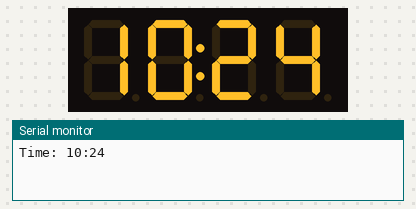
A sketch run on a simulated ESP8266 (NodeMCU). Parts: 4-digit seven-segment display, the last lines printed to the serial monitor. The local clock reads 2024-03-15 10:24:30 at power-on unless the sketch sets it.

Above: at 0.1 s.
At 64.5 s:
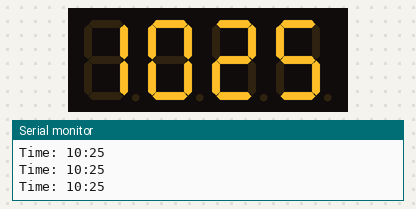
At 128.8 s:
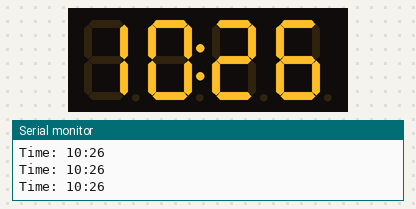

The sketch:

rtc_display.ino
```cpp
#include <Wire.h>
#include <RTClib.h>
#include <TM1637Display.h>

// Define RTC and 7-segment display
RTC_DS3231 rtc;
#define CLK D6  // GPIO12
#define DIO D5  // GPIO14
TM1637Display display(CLK, DIO);

bool colonState = true; // To toggle the colon

void setup() {
    Serial.begin(115200);
    Wire.begin(D2, D1); // ESP8266 I2C (SDA = D2, SCL = D1)

    if (!rtc.begin()) {
        Serial.println("Couldn't find RTC");
        while (1);
    }

    // Check if RTC lost power, then set time from the system
    if (rtc.lostPower()) {
        Serial.println("RTC lost power, setting time...");
        rtc.adjust(DateTime(F(__DATE__), F(__TIME__))); // Set time to compile time
    }

    // Initialize TM1637 display
    display.setBrightness(7);  // Set brightness (0-7)
}

void loop() {
    DateTime now = rtc.now(); // Get current time
    int hour = now.hour();
    int minute = now.minute();

    Serial.printf("Time: %02d:%02d\n", hour, minute);

    // Convert time to 4-digit format (HHMM)
    int displayTime = (hour * 100) + minute;

    // Toggle colon every second
    if (colonState) {
        display.showNumberDecEx(displayTime, 0b01000000, true); // Colon ON
    } else {
        display.showNumberDec(displayTime, true); // Colon OFF
    }

    colonState = !colonState; // Flip colon state

    delay(1000); // Wait for 1 second
}
```
